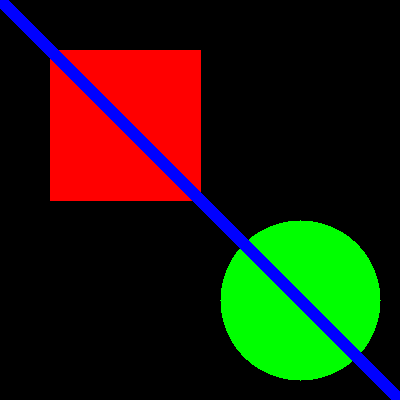
#> input picture DAY 3/test_image.png, 400 x 400 px, found by its file name
$ python exercise_2_object_counting.py
#> lines starting #> are read from the running program, lines starting #| are printed output that depends on the picture; after the words box and inside, x2 and y2 are one past the last pixel; in counts of white or black regions, pixels touching at a corner belong together
# exercise_2_object_counting.py

import cv2
import numpy as np


def count_objects(image_path, methods=['threshold', 'canny', 'adaptive']):
    """Count objects using different methods and compare"""
#> called with image_path = 'test_image.png'

    image = cv2.imread(image_path)
#> image is the input picture: shape (400, 400, 3); mean B, G, R 10.7, 28.9, 32.4

    if image is None:
        print("Error: Could not load image.")
        return {}

    gray = cv2.cvtColor(image, cv2.COLOR_BGR2GRAY)
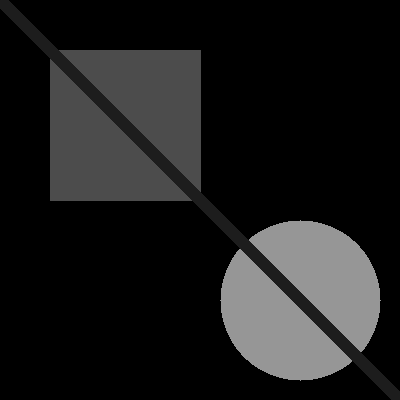
#> gray: shape (400, 400); min 0, max 150, mean 27.9
    blurred = cv2.GaussianBlur(gray, (5, 5), 0)

    results = {}

    # Method 1: Thresholding
    if 'threshold' in methods:
        _, binary = cv2.threshold(
            blurred,
            0,
            255,
            cv2.THRESH_BINARY + cv2.THRESH_OTSU
        )
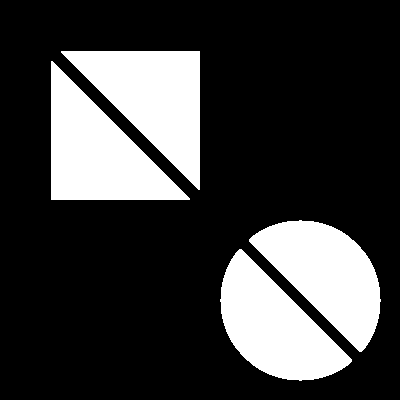
#> binary: shape (400, 400); 23.9% white; 4 white regions

        contours, _ = cv2.findContours(
            binary,
            cv2.RETR_EXTERNAL,
            cv2.CHAIN_APPROX_SIMPLE
        )
#> contours = 4 contours; box (x1, y1, x2, y2) and area: (51, 61, 190, 200) 9660, (61, 51, 200, 190) 9660, (220, 249, 352, 381) 9082, (249, 220, 381, 352) 9082

        results['threshold'] = len(
            [c for c in contours if cv2.contourArea(c) > 50]
        )

    # Method 2: Canny edges + contours
    if 'canny' in methods:
        edges = cv2.Canny(blurred, 50, 150)
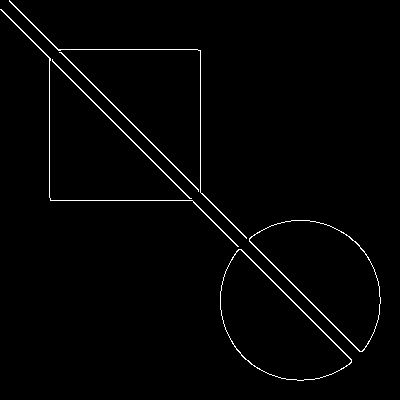
#> edges: shape (400, 400); 1.5% white in thin lines or dots

        kernel = np.ones((3, 3), np.uint8)
        edges_dilated = cv2.dilate(edges, kernel, iterations=2)
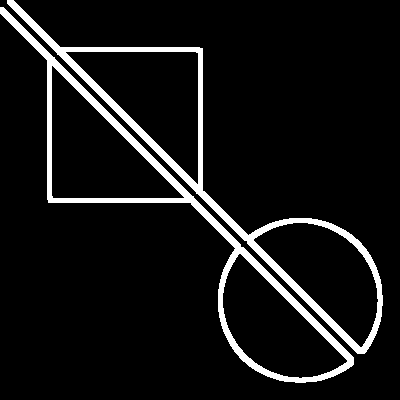
#> edges_dilated: shape (400, 400); 7.9% white; 2 white regions

        contours, _ = cv2.findContours(
            edges_dilated,
            cv2.RETR_EXTERNAL,
            cv2.CHAIN_APPROX_SIMPLE
        )
#> contours = 2 contours; box (x1, y1, x2, y2) and area: (0, 7, 354, 383) 22425, (7, 0, 383, 354) 22425

        results['canny'] = len(
            [c for c in contours if cv2.contourArea(c) > 50]
        )

    # Method 3: Adaptive thresholding
    if 'adaptive' in methods:
        binary = cv2.adaptiveThreshold(
            blurred,
            255,
            cv2.ADAPTIVE_THRESH_GAUSSIAN_C,
            cv2.THRESH_BINARY,
            11,
            2
        )
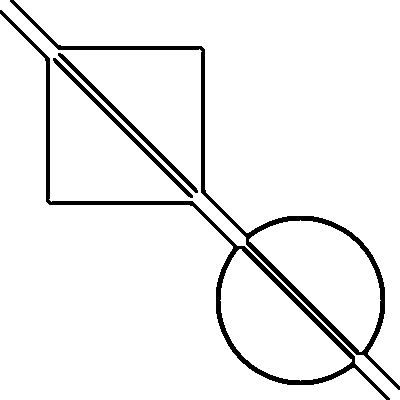
#> binary: shape (400, 400); 94.2% white; 4 black regions

        contours, _ = cv2.findContours(
            binary,
            cv2.RETR_EXTERNAL,
            cv2.CHAIN_APPROX_SIMPLE
        )
#> contours = 5 contours; box (x1, y1, x2, y2) and area: (0, 14, 386, 400) 53687, (14, 0, 400, 386) 53687, (0, 0, 400, 400) 24887, (220, 249, 352, 381) 8914, (249, 220, 381, 352) 8914

        results['adaptive'] = len(
            [c for c in contours if cv2.contourArea(c) > 50]
        )

    # Print results
    print("\nObject Counting Methods Comparison")
    print("-" * 40)

    for method, count in results.items():
        print(f"{method}: {count} objects")
#> this loop made 3 passes
#> (method, count) on passes 1 to 3: ('threshold', 4), ('canny', 2), ('adaptive', 5)
#| threshold: 4 objects
#| canny: 2 objects
#| adaptive: 5 objects

    return results


# Run comparison
results = count_objects(
    "test_image.png",
    ['threshold', 'canny', 'adaptive']
)
#> results = {'threshold': 4, 'canny': 2, 'adaptive': 5}
